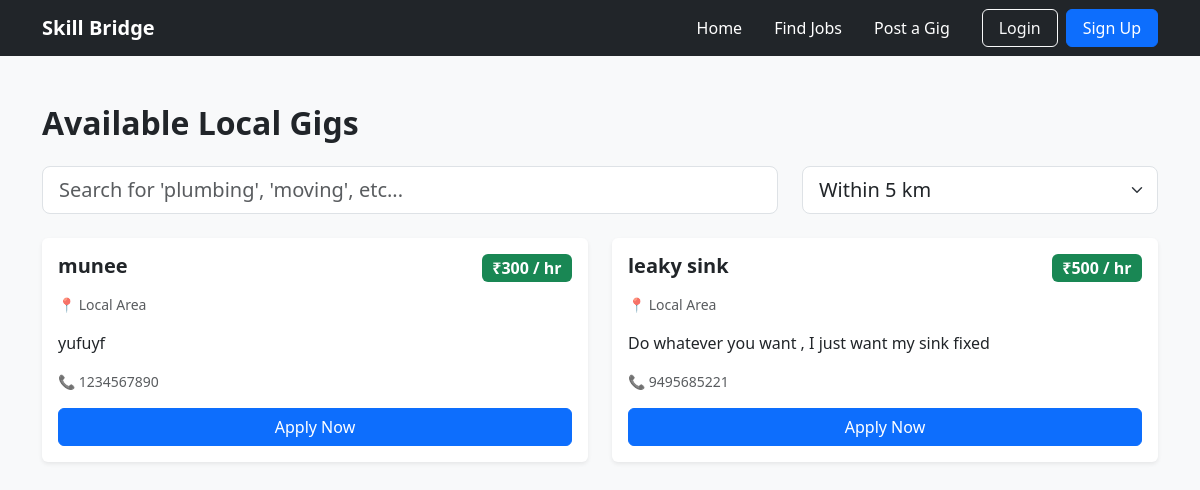
The app's page /jobs/, older data.
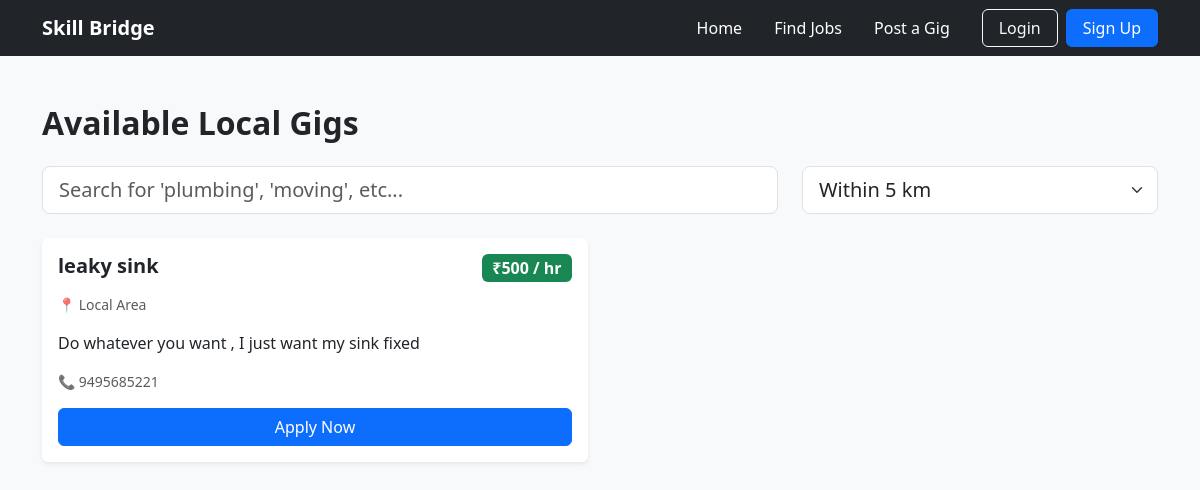
The same page, newer data.
### skillBridgeApp/models.py (models this page shows, shortened)
class Job(models.Model):
    title = models.CharField(max_length=200)
    description = models.TextField()
    hourly_rate = models.IntegerField()
    location = models.CharField(max_length=200, default="Local Area")
    phone_number = models.CharField(max_length=15)
    created_at = models.DateTimeField(auto_now_add=True)

### skillBridgeApp/views.py (the view)
# urls.py: path('jobs/', views.jobs, name='jobs'),
def jobs(request):
    all_jobs = Job.objects.all().order_by('-created_at')
    return render(request, 'jobs.html', {'jobs': all_jobs})

### Templates/jobs.html (shortened to what this page needs)
<!DOCTYPE html>
<html lang="en">
<head>
    <link href="https://cdn.jsdelivr.net/npm/bootstrap@5.3.0/dist/css/bootstrap.min.css" rel="stylesheet">
</head>
<body class="bg-light">
   <nav class="navbar navbar-expand-lg navbar-dark bg-dark">
        <div class="container">
            <a class="navbar-brand fw-bold" href="{% url 'home' %}">Skill Bridge</a>
            <div class="navbar-nav ms-auto flex-row gap-3 align-items-center">
                <a class="nav-link text-white" href="{% url 'home' %}">Home</a>
                <a class="nav-link text-white" href="{% url 'jobs' %}">Find Jobs</a>
                <a class="nav-link text-white" href="{% url 'post_gig' %}">Post a Gig</a>
                <div class="ms-2 d-flex gap-2">
                    <a class="btn btn-outline-light px-3" href="{% url 'login' %}">Login</a>
                    <a class="btn btn-primary px-3" href="{% url 'signup' %}">Sign Up</a>
                </div>
            </div>
        </div>
    </nav>
    <div class="container mt-5">
        <h2 class="fw-bold mb-4">Available Local Gigs</h2>
        <div class="row mb-4">
            <div class="col-md-8">
                <input type="text" class="form-control form-control-lg" placeholder="Search for 'plumbing', 'moving', etc...">
            </div>
            <div class="col-md-4 mt-3 mt-md-0">
                <select class="form-select form-select-lg">
                    <option>Within 5 km</option>
                </select>
            </div>
        </div>
       <div class="row">
            {% for job in jobs %}
            <div class="col-md-6 mb-4">
                <div class="card shadow-sm border-0 h-100">
                    <div class="card-body">
                        <div class="d-flex justify-content-between align-items-start mb-2">
                            <h5 class="card-title fw-bold">{{ job.title }}</h5>
                            <span class="badge bg-success fs-6">₹{{ job.hourly_rate }} / hr</span>
                        </div>
                        <p class="text-muted small">📍 {{ job.location }}</p>
                        <p class="card-text">{{ job.description }}</p>
                        <p class="text-muted small mb-2">📞 {{ job.phone_number }}</p>
                        <button onclick="alert('Application Sent Successfully!')" class="btn btn-primary w-100 mt-2">Apply Now</button>
                    </div>
                </div>
            </div>
            {% empty %}
            <div class="col-12 text-center py-5">
                <h4 class="text-muted">No local gigs posted yet. Be the first!</h4>
            </div>
            {% endfor %}
        </div>
</body>
</html>

Row changes from the older to the newer data that the page shows:
removed Job: title "munee", hourly_rate "300", location "Local Area", description "yufuyf", phone_number "1234567890"
